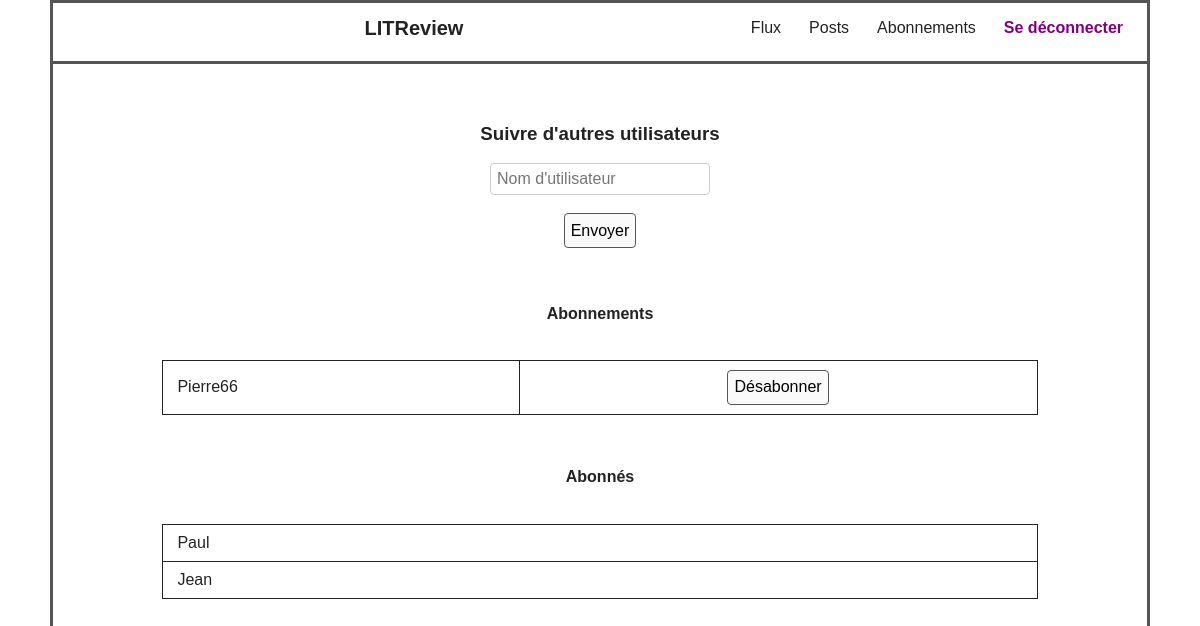
/abonnements/ (signed in), run on the app's committed database.
### authentication/models.py (models this page shows, shortened)
class UserFollows(models.Model):
    user = models.ForeignKey(
        to=settings.AUTH_USER_MODEL,
        on_delete=models.CASCADE,
        related_name='following'
    )
    followed_user = models.ForeignKey(
        to=settings.AUTH_USER_MODEL,
        on_delete=models.CASCADE,
        related_name='followed_by'
    )
    class Meta:
        unique_together = ('user', 'followed_user')

class User(AbstractUser):
    pass

### authentication/views.py (the view)
# urls.py: path('', views.subscriptions, name='subscriptions'),
@login_required
def subscriptions(request):
    abonnements = UserFollows.objects.filter(user=request.user)
    abonnes = UserFollows.objects.filter(followed_user=request.user)
    follow_error = None
    if request.method == "POST":
        form = forms.FollowUserForm(request.POST)
        if form.is_valid():
            username = form.cleaned_data['username']
            try:
                user_to_follow = User.objects.get(username=username)
                if user_to_follow == request.user:
                    follow_error = "Vous ne pouvez pas vous abonner à vous-même."
                elif UserFollows.objects.filter(user=request.user, followed_user=user_to_follow).exists():
                    follow_error = "Vous suivez déjà cet utilisateur."
                else:
                    UserFollows.objects.create(user=request.user, followed_user=user_to_follow)
                    return redirect('authentication:subscriptions')
            except User.DoesNotExist:
                follow_error = "Utilisateur inexistant."
    else:
        form = forms.FollowUserForm()
    return render(request, 'subscriptions.html', {
        'form': form,
        'abonnements': abonnements,
        'abonnes': abonnes,
        'follow_error': follow_error,
    })

### authentication/forms.py
class FollowUserForm(forms.Form):
    username = forms.CharField(label="Nom d'utilisateur", max_length=150)
    def __init__(self, *args, **kwargs):
        super().__init__(*args, **kwargs)
        self.fields['username'].widget.attrs.update({'placeholder': "Nom d'utilisateur"})

### authentication/templates/subscriptions.html (shortened to what this page needs)
{% extends "base.html" %}
{% block content %}
<h3>Suivre d'autres utilisateurs</h3>
<form method="post" class="subscription-form">
    {{ form.username }}
    <button type="submit">Envoyer</button>
</form>
<h4>Abonnements</h4>
<table class="subscriptions-table">
    {% for follow in abonnements %}
    <tr>
        <td>{{ follow.followed_user.username }}</td>
        <td>
            <form method="post" action="{% url 'authentication:unfollow' follow.followed_user.id %}">
                <button type="submit">Désabonner</button>
            </form>
        </td>
    </tr>
    {% empty %}
    <tr><td colspan="2">Aucun abonnement.</td></tr>
    {% endfor %}
</table>
<h4>Abonnés</h4>
<table class="subscriptions-table">
    {% for follow in abonnes %}
    <tr>
        <td>{{ follow.user.username }}</td>
    </tr>
    {% empty %}
    <tr><td>Aucun abonné.</td></tr>
    {% endfor %}
</table>
{% endblock %}

### authentication/static/css/style.css (style rules this page uses)
body { font-family: Arial, sans-serif; margin: 0; padding: 0; background: #fff; color: #222; }
form { display: flex; flex-direction: column; align-items: center; gap: 16px; margin: 0 auto; width: 100%; max-width: 350px; }
input[type="text"], input[type="password"], input[type="email"], textarea { width: 220px; height: 32px; padding: 6px; font-size: 1em; border: 1px solid #ccc; border-radius: 4px; box-sizing: border-box; }
button { height: 35px; font-size: 1em; border: 1px solid #555; border-radius: 4px; background-color: #fafafa; cursor: pointer; }
.subscriptions-table { width: 80%; margin: 1em auto 2em auto; border-collapse: collapse; }
.subscriptions-table td, .subscriptions-table th { border: 1px solid #222; padding: 9px 14px; }
.subscription-form { display: flex; justify-content: center; gap: 18px; margin-bottom: 35px; }
button { cursor: pointer; }

### data on the page
UserFollows: followed_user.username "Pierre66"
UserFollows: user.username "Paul"
UserFollows: user.username "Jean"
